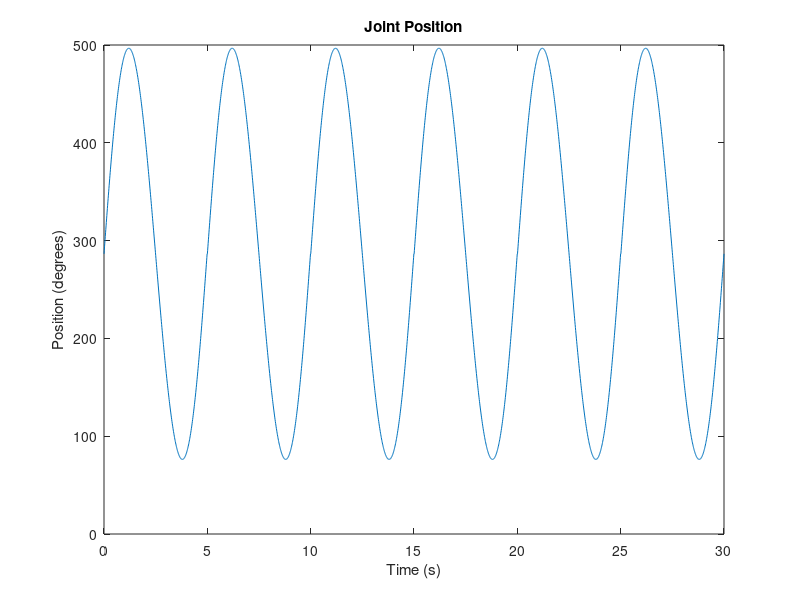
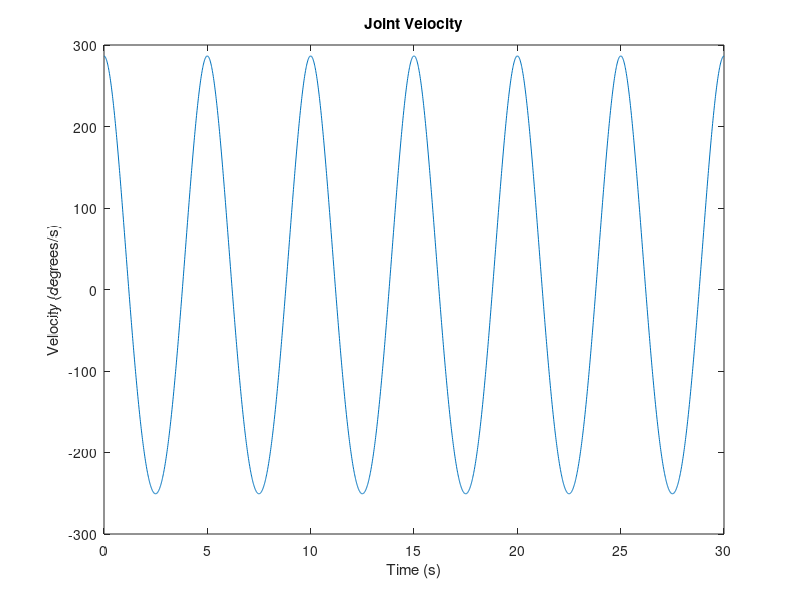
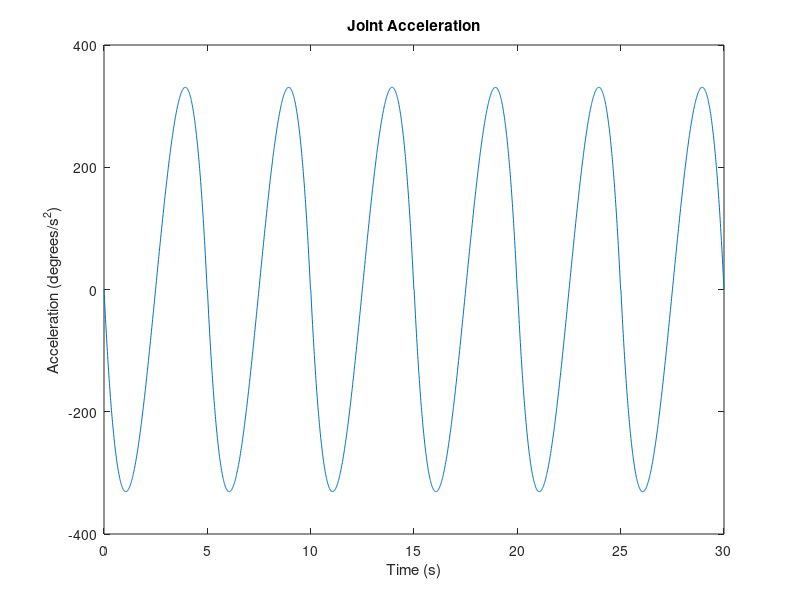

These figures' MATLAB source, in order:
clear all; close all; clc;

p = [];
v = [];
a = [];
n = input('Enter no. of points you need between initial to final: ');
p(1) = input('Enter the initial theta value: ');
p(n+2) = input('Enter the final theta values: ');
tt = [];

for i = 2:n+1
    p(i) = input('Enter the via points theta values ');
end

v(1) = input('Enter the initial velocity value: ');
v(n+2) = input('Enter the final velocity values: ');
for i = 2:n+1
    v(i) = input('Enter the via point velocity: ');
end

combined_position = [];
combined_velocity = [];
combined_acceleration = [];

for i = 1:n+1
    qo = p(i);
    qf = p(i+1);

    ti = (i-1) * 5;
    tf = i * 5;
    
    vi = v(i);
    vf = v(i+1);
    t = linspace(ti, tf, 400);

    A = [1, ti, ti^2, ti^3, ti^4, ti^5;
         0, 1, 2*ti, 3*ti^2, 4*ti^3, 5*ti^4;
         0, 0, 2, 6*ti, 12*ti^2, 20*ti^3;
         1, tf, tf^2, tf^3, tf^4, tf^5;
         0, 1, 2*tf, 3*tf^2, 4*tf^3, 5*tf^4;
         0, 0, 2, 6*tf, 12*tf^2, 20*tf^3];

    b = [qo; vi; 0; qf; vf; 0];

    coefficients = A \ b;

    position = coefficients(1) + coefficients(2) * t + coefficients(3) * t.^2 + coefficients(4) * t.^3 + coefficients(5) * t.^4 + coefficients(6) * t.^5;
    velocity = coefficients(2) + 2 * coefficients(3) * t + 3 * coefficients(4) * t.^2 + 4 * coefficients(5) * t.^3 + 5 * coefficients(6) * t.^4;
    acceleration = 2 * coefficients(3) + 6 * coefficients(4) * t + 12 * coefficients(5) * t.^2 + 20 * coefficients(6) * t.^3;

    combined_position = [combined_position, position];
    combined_velocity = [combined_velocity, velocity];
    combined_acceleration = [combined_acceleration, acceleration];
    tt = [tt,t];
end
cp = transpose(combined_position);
ttt = transpose(tt);
data_matrix = [ttt ,cp];
data_matrix2 = [cp, ttt];
% Plotting
figure(1);
plot(linspace(0, (n+1)*5, length(combined_position)), rad2deg(combined_position));
title('Joint Position');
xlabel('Time (s)');
ylabel('Position (degrees)');

figure(2);
plot(linspace(0, (n+1)*5, length(combined_velocity)), rad2deg(combined_velocity));
title('Joint Velocity');
xlabel('Time (s)');
ylabel('Velocity (degrees/s)');

figure(3);
plot(linspace(0, (n+1)*5, length(combined_acceleration)), rad2deg(combined_acceleration));
title('Joint Acceleration');
xlabel('Time (s)');
ylabel('Acceleration (degrees/s^2)');
